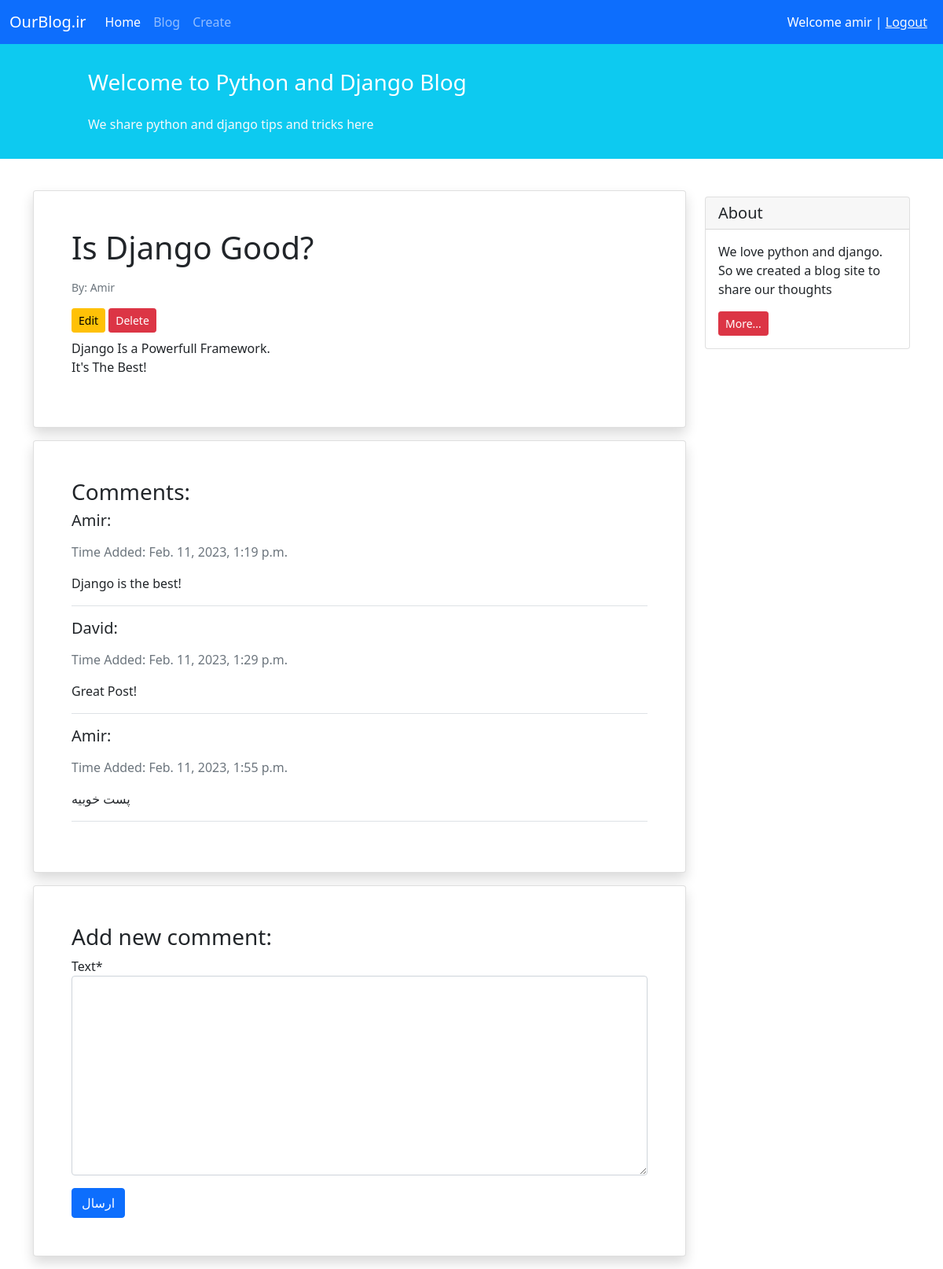
The app's page /blog/1 (signed in) with its own data.
### blog/models.py (models this page shows, shortened)
class Post(models.Model):
    STATUS_CHOICES = (
        ('pub', 'Published'),
        ('drf', 'Draft'),
    )
    title = models.CharField(max_length=100)
    text = models.TextField()
    author = models.ForeignKey('auth.User', on_delete=models.CASCADE)
    datetime_created = models.DateTimeField(auto_now_add=True)
    datetime_modified = models.DateTimeField(auto_now=True)
    status = models.CharField(choices=STATUS_CHOICES, max_length=3)

class Comment(models.Model):
    user = models.ForeignKey(get_user_model(), on_delete=models.CASCADE)
    post = models.ForeignKey(Post, related_name='comments', on_delete=models.CASCADE)
    text = models.TextField()
    is_active = models.BooleanField(default=True)
    datetime_created = models.DateTimeField(auto_now_add=True)

### blog/views.py (the view)
# urls.py: path('<int:pk>', post_detail_view, name='post_detail'),
@login_required
def post_detail_view(request, pk):
    post = get_object_or_404(Post, pk=pk)
    comments = post.comments.filter(is_active=True)
    if request.method == 'POST':
        comment_form = CommentForm(request.POST)
        if comment_form.is_valid():
            new_comment = comment_form.save(commit=False)
            new_comment.post = post
            new_comment.user = request.user
            new_comment.save()
            comment_form = CommentForm()
    else:
        comment_form = CommentForm()
    return render(request, 'blog/post_detail.html', context={'post': post,
                                                             'comments': comments,
                                                             'comment_form': comment_form,
                                                             })

### blog/forms.py
class CommentForm(forms.ModelForm):
    class Meta:
        model = Comment
        fields = ['text']

### blog/templates/blog/post_detail.html (shortened to what this page needs)
{% extends '_base.html' %}
{% load crispy_forms_tags %}
{% block content %}
    <div class="container mt-4">
        <div class="row">
            <div class="col-9">
                <div class="card shadow my-3 p-5">
                    <h1>{{ post.title|capfirst }}</h1>
                    <span>
                        <p class="small text-muted mt-2">By: {{ post.author|capfirst }}</p>
                        <a href="{% url 'post_edit' post.id %}"><div class="btn btn-sm btn-warning">Edit</div></a>
                        <a href="{% url 'post_delete' post.id %}"><div class="btn btn-sm btn-danger">Delete</div></a>
                        <p class="mt-2">{{ post.text|linebreaksbr }}</p>
                    </span>
                </div>
                <div class="card shadow my-3 p-5">
                    <h3>Comments:</h3>
                    {% if comments %}
                        {% for comment in comments %}
                            <div class="border-bottom mb-3">
                                <h5 class="mb-3">{{ comment.user.username|capfirst }}:</h5>
                                <p class="text-secondary">Time Added: {{ comment.datetime_created }}</p>
                                <p>
                                    {{ comment.text|linebreaks }}
                                </p>
                            </div>
                        {% endfor %}
                    {% else %}
                        <p>No comments yet! Be the first one.</p>
                    {% endif %}
                </div>
                <div class="card shadow my-3 p-5">
                    <h3>Add new comment:</h3>
                    <form method="POST">
                        <form method="POST">
                            {{ comment_form|crispy }}
                            <button type="submit" class="btn btn-primary mt-3">ارسال</button>
                        </form>
                </div>
            </div>
            <div class="col-3">
                <div class="card my-4">
                    <h5 class="card-header">About</h5>
                    <div class="card-body">
                        <p class="card-text">We love python and django. So we created a blog site to share our
                            thoughts</p>
                        <a href="#"
                           class="btn btn-sm btn-danger">
                            More...
                        </a>
                    </div>
                </div>
            </div>
        </div>
    </div>
{% endblock content %}

### templates/_base.html (shortened to what this page needs)
<!doctype html>
<html lang="en">
<head>
    <link href="https://cdn.jsdelivr.net/npm/bootstrap@5.1.3/dist/css/bootstrap.min.css" rel="stylesheet"
>
</head>
<body>
<nav class="navbar navbar-expand-lg navbar-dark bg-primary">
    <div class="container-fluid">
        <a class="navbar-brand" href="{% url 'posts_list' %}">OurBlog.ir</a>
        <div class="collapse navbar-collapse" id="navbarNavAltMarkup">
            <div class="navbar-nav">
                <a class="nav-link active" aria-current="page" href="{% url 'posts_list' %}">Home</a>
                <a class="nav-link" href="{% url 'posts_list' %}">Blog</a>
                <a class="nav-link" href="{% url 'post_create' %}">Create</a>
            </div>
        </div>
        <div class="mx-2 text-white">
            {% if user.is_authenticated %}
                Welcome {{ user.username }} | <a class="text-light" href="{% url 'logout' %}">Logout</a>
            {% else %}
                <a class="text-light" href="{% url 'login' %}">Login</a> | <a class="text-light" href="{% url 'signup' %}">SignUp</a>
            {% endif %}
        </div>
    </div>
</nav>
<div class="container-fluid bg-info">
    <div class="row py-3">
        <div class="col-md-8 col-md-10 mx-auto">
            <h3 class="my-4 mt-3 text-white">Welcome to Python and Django Blog</h3>
            <p class="text-light">We share python and django tips and tricks here</p>
        </div>
    </div>
</div>
{% block content %}
{% endblock content %}
</body>
</html>

### records on screen
Post: title "Is Django Good?", author "Amir", text "Django Is a Powerfull Framework. It's The Best!"
Comment: user.username "Amir", datetime_created "Feb. 11, 2023, 1:19 p.m.", text "Django is the best!"
Comment: user.username "David", datetime_created "Feb. 11, 2023, 1:29 p.m.", text "Great Post!"
Comment: user.username "Amir", datetime_created "Feb. 11, 2023, 1:55 p.m.", text "پست خوبیه"

### other values on screen
{{ user.username }} "amir"
